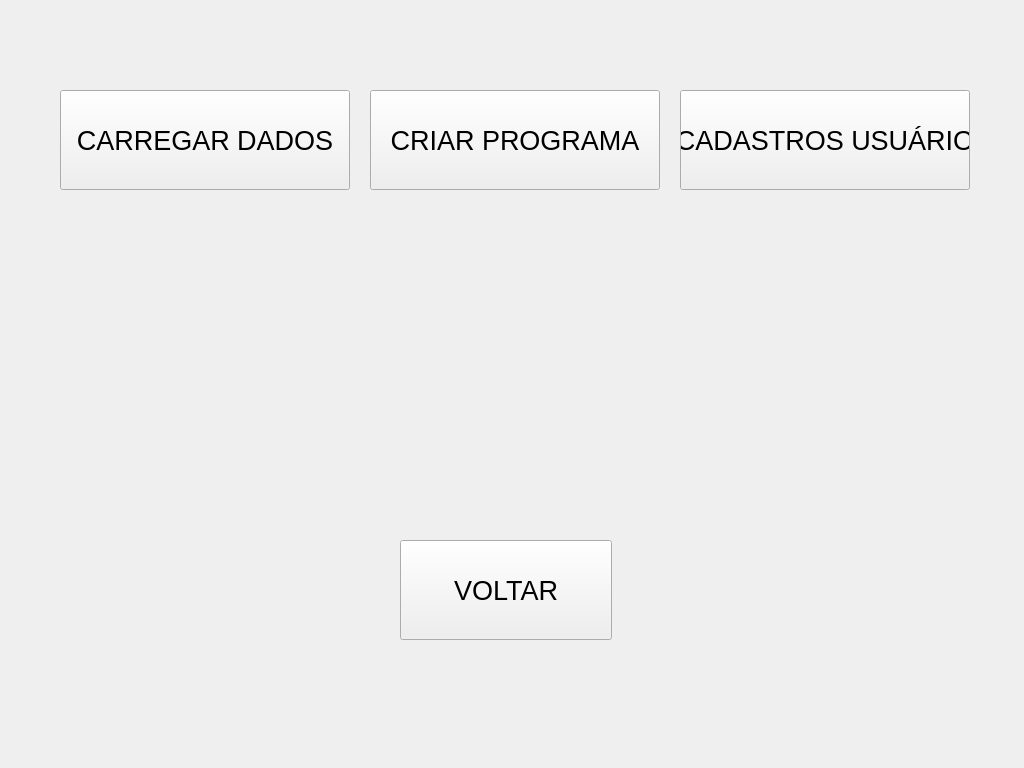
<?xml version="1.0" encoding="UTF-8"?>
<ui version="4.0">
 <class>TelaConfiguracao</class>
 <widget class="QWidget" name="TelaConfiguracao">
  <property name="geometry">
   <rect>
    <x>0</x>
    <y>0</y>
    <width>1024</width>
    <height>768</height>
   </rect>
  </property>
  <property name="windowTitle">
   <string>Form</string>
  </property>
  <widget class="QPushButton" name="btCadastro">
   <property name="geometry">
    <rect>
     <x>680</x>
     <y>90</y>
     <width>290</width>
     <height>100</height>
    </rect>
   </property>
   <property name="font">
    <font>
     <pointsize>20</pointsize>
    </font>
   </property>
   <property name="text">
    <string>CADASTROS USUÁRIO</string>
   </property>
  </widget>
  <widget class="QPushButton" name="btCarregarDados">
   <property name="geometry">
    <rect>
     <x>60</x>
     <y>90</y>
     <width>290</width>
     <height>100</height>
    </rect>
   </property>
   <property name="font">
    <font>
     <pointsize>20</pointsize>
    </font>
   </property>
   <property name="text">
    <string>CARREGAR DADOS</string>
   </property>
  </widget>
  <widget class="QPushButton" name="btVoltar">
   <property name="geometry">
    <rect>
     <x>400</x>
     <y>540</y>
     <width>212</width>
     <height>100</height>
    </rect>
   </property>
   <property name="font">
    <font>
     <pointsize>20</pointsize>
    </font>
   </property>
   <property name="text">
    <string>VOLTAR</string>
   </property>
  </widget>
  <widget class="QPushButton" name="btCriarReceita">
   <property name="geometry">
    <rect>
     <x>370</x>
     <y>90</y>
     <width>290</width>
     <height>100</height>
    </rect>
   </property>
   <property name="font">
    <font>
     <pointsize>20</pointsize>
    </font>
   </property>
   <property name="text">
    <string>CRIAR PROGRAMA</string>
   </property>
  </widget>
 </widget>
 <resources/>
 <connections/>
</ui>
